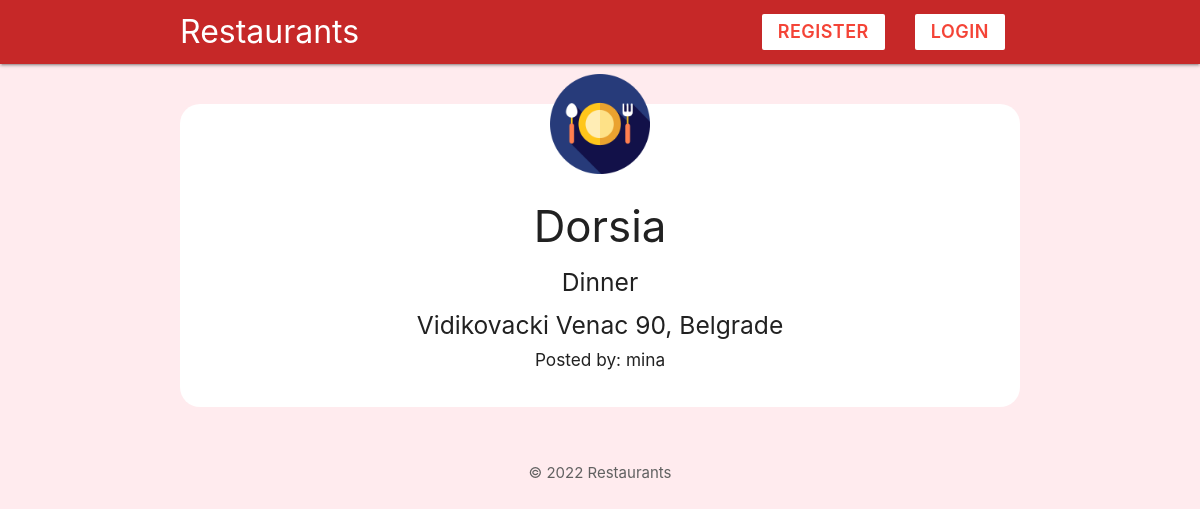
The page /restaurant.php?id=4 on the database its author committed.
### tables this page shows
CREATE TABLE `restaurant` (
  `id` int(11) NOT NULL,
  `userid` int(11) NOT NULL,
  `name` varchar(150) NOT NULL,
  `city` varchar(100) NOT NULL,
  `type` varchar(100) NOT NULL,
  `address` varchar(100) NOT NULL
);

CREATE TABLE `user` (
  `id` int(11) NOT NULL,
  `email` varchar(100) NOT NULL,
  `username` varchar(100) NOT NULL,
  `password` varchar(100) NOT NULL,
  `nationality` varchar(100) NOT NULL
);

### config/session.php (called while the page is built, shortened)
<?php
$loggedId = $_SESSION['id']  ?? 0;

### restaurant.php (the view, shortened to what this page needs)
<?php
include('config/db_connect.php');
if (isset($_GET['id'])) {
    $id = mysqli_real_escape_string($conn, $_GET['id']);
    $query = "SELECT * FROM restaurant WHERE id = $id";
    $result = mysqli_query($conn, $query);
    $restaurant = mysqli_fetch_assoc($result);
    $userid = $restaurant['userid'];
    $query = "SELECT * FROM user WHERE id = $userid";
    $result = mysqli_query($conn, $query);
    $creator = mysqli_fetch_assoc($result);
}
?>
<!DOCTYPE html>
<html lang="en">
<?php include('templates/header.php'); ?>
<?php if ($restaurant == null) : ?>
    <h1 class="center">There is no such restaurant!</h1>
    <div class="center">
        <a href="index.php" class="btn center red darken-2">Return</a>
    </div>
<?php else : ?>
    <div class="container center">
        <div class="card z-depth-0 radius-card" style="padding-bottom: 30px;">
            <img src="img/icon.png" alt="icon" class="icon-card">
            <h3><?php echo htmlspecialchars($restaurant['name']); ?></h3>
            <h5><?php echo htmlspecialchars($restaurant['type']); ?></h5>
            <h5><?php echo htmlspecialchars($restaurant['address']) .
                    ', ' . htmlspecialchars($restaurant['city']); ?></h5>
            <?php if ($userid == $loggedId) { ?>
                <form action="<?php echo $_SERVER['PHP_SELF'] ?>" method="POST" style="padding-top:20px">
                    <input type="hidden" name="id" value="<?php echo $id; ?>">
                    <input type="hidden" name="userid" value="<?php echo $userid; ?>">
                    <input type="submit" name="delete" value="delete" class="btn center red darken-2">
                </form>
            <?php } else { ?>
                <h6>Posted by: <?php echo $creator['username']; ?></h6>
            <?php }; ?>
        </div>
    </div>
<?php endif; ?>
<?php include('templates/footer.php'); ?>
</html>

### templates/header.php (style rules this page uses)
.icon-card { width: 100px; margin: 40px auto -30px; display: block; position: relative; top: -30px; }
.radius-card { border-radius: 20px; }

### rows shown on the page
restaurant: name "Dorsia", type "Dinner", address "Vidikovacki Venac 90", city "Belgrade"
user: username "mina"
